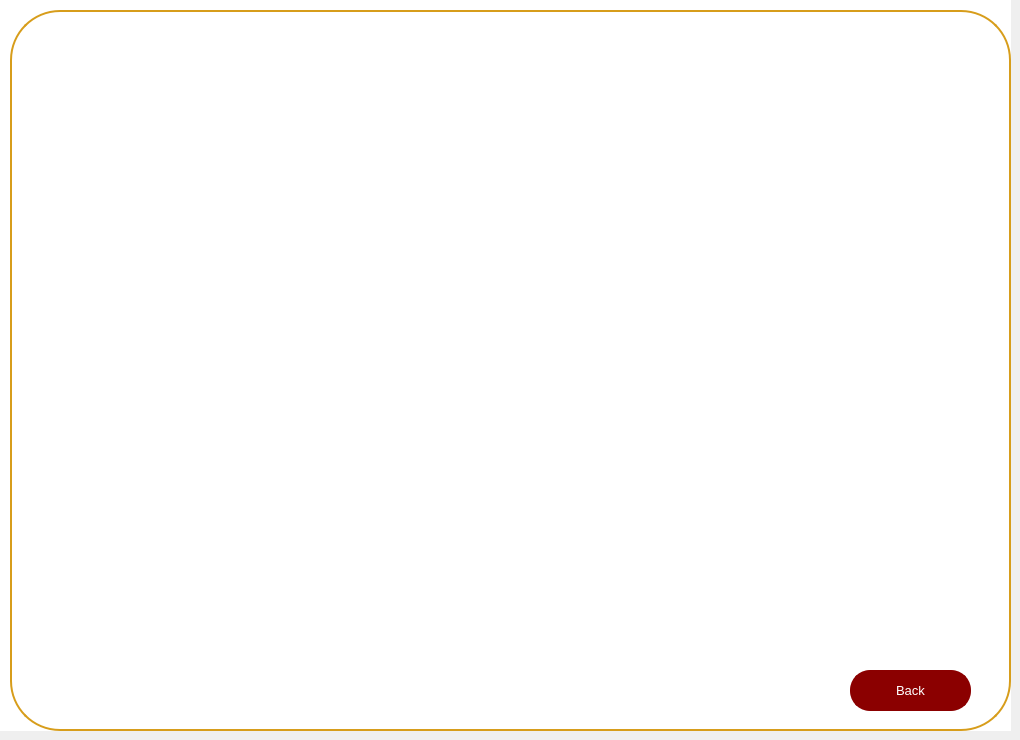
    <widget class="QWidget" name="page_4">
     <widget class="QWidget" name="widget_5" native="true">
      <property name="geometry">
       <rect>
        <x>0</x>
        <y>0</y>
        <width>1011</width>
        <height>731</height>
       </rect>
      </property>
      <property name="font">
       <font>
        <pointsize>10</pointsize>
       </font>
      </property>
      <property name="styleSheet">
       <string notr="true">background-color: rgb(255, 255, 255);</string>
      </property>
      <widget class="QPushButton" name="pushButton_48">
       <property name="geometry">
        <rect>
         <x>10</x>
         <y>10</y>
         <width>1001</width>
         <height>721</height>
        </rect>
       </property>
       <property name="styleSheet">
        <string notr="true">/*QPushButton {
    background-color: white;
    color: darkred;
    border: 2px solid darkred;
    border-radius: 50px; 
    padding: 10px; 
}*/
QPushButton {
    background-color: white;
    color: darkred;
    border: 2px solid rgb(215, 157, 27);
    border-radius: 50px;
    padding: 10px; 
}</string>
       </property>
       <property name="text">
        <string/>
       </property>
      </widget>
      <widget class="QPushButton" name="retourevents2_3">
       <property name="geometry">
        <rect>
         <x>850</x>
         <y>670</y>
         <width>121</width>
         <height>41</height>
        </rect>
       </property>
       <property name="styleSheet">
        <string notr="true">
QPushButton {
    background-color: darkred;
    color: white;
    border: 2px solid darkred;
    border-radius: 20px; 
    padding: 10px; 
}

QPushButton:hover {
    background-color: red; 
}

QLineEdit {
    border: 2px solid darkred;
    border-radius: 15px; 
    padding: 5px; 
    color: white;
}

QLineEdit:focus {
    border: 2px solid darkred;
    border-radius: 15px; 
    padding: 5px; 
    color: white;
}
</string>
       </property>
       <property name="text">
        <string>Back</string>
       </property>
      </widget>
      <widget class="QLabel" name="stream">
       <property name="geometry">
        <rect>
         <x>50</x>
         <y>50</y>
         <width>911</width>
         <height>561</height>
        </rect>
       </property>
       <property name="text">
        <string/>
       </property>
      </widget>
     </widget>
    </widget>
